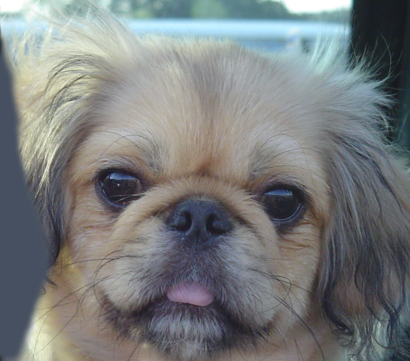
#> input picture data/1a_dog.bmp, 410 x 361 px, given in place of the camera
$ python sobelfiltertuto.py   (older library calls are emulated)
#> lines starting #> are read from the running program, lines starting #| are printed output that depends on the picture
# Python program to  Edge detection
# using OpenCV in Python
# using Sobel edge detection
# and laplacian method
import cv2
import numpy as np

# Capture livestream video content from camera 0
cap = cv2.VideoCapture(0)

while (1):

    # Take each frame
    _, frame = cap.read()
#> frame is the input picture: shape (361, 410, 3); mean B, G, R 125, 124.5, 121.2

    # Convert to HSV for simpler calculations
    hsv = cv2.cvtColor(frame, cv2.COLOR_BGR2HSV)
#> hsv: shape (361, 410, 3); mean H, S, V 74.4, 37.9, 132.4

    # Calcution of Sobelx
    sobelx = cv2.Sobel(frame, cv2.CV_64F, 1, 0, ksize=5)
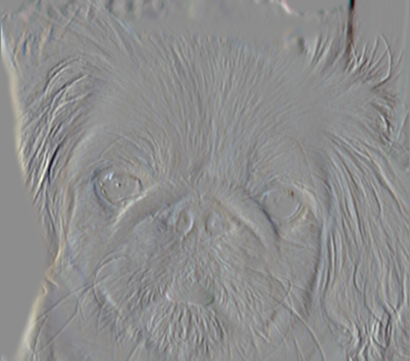
#> sobelx: shape (361, 410, 3) float64; mean B, G, R -10.1, -7.3, -7.7; drawn with min black and max white

    # Calculation of Sobely
    sobely = cv2.Sobel(frame, cv2.CV_64F, 0, 1, ksize=5)
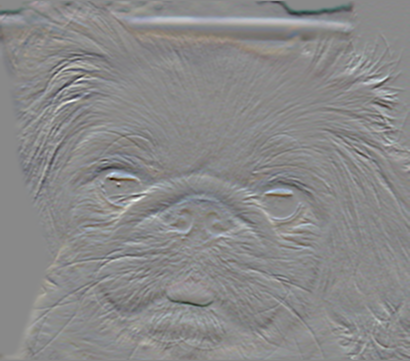
#> sobely: shape (361, 410, 3) float64; mean B, G, R -20.6, -19.2, -10.1; drawn with min black and max white

    # Calculation of Laplacian
    laplacian = cv2.Laplacian(frame, cv2.CV_64F)
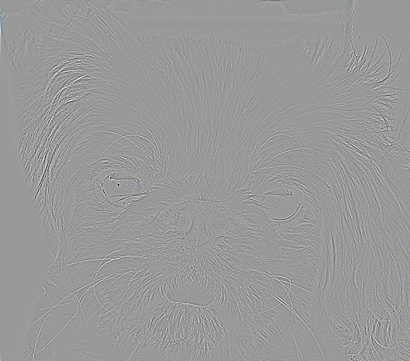
#> laplacian: shape (361, 410, 3) float64; mean B, G, R 0, 0, 0; drawn with min black and max white

    cv2.imshow('sobelx', sobelx)
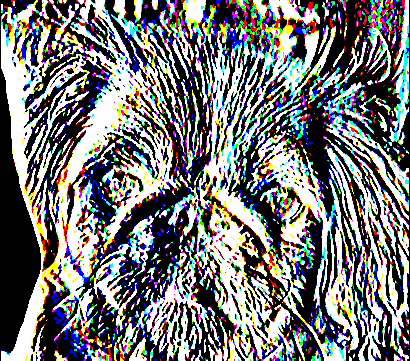
#> window 'sobelx': shape (361, 410, 3); mean B, G, R 119.9, 119.5, 117.8
    cv2.imshow('sobely', sobely)
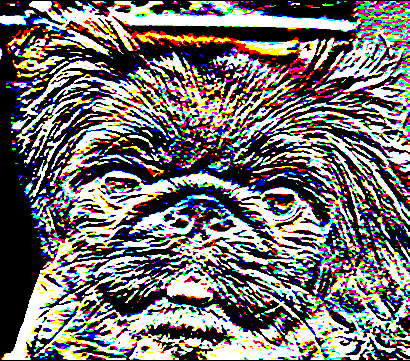
#> window 'sobely': shape (361, 410, 3); mean B, G, R 110.7, 111.6, 115.8
    cv2.imshow('laplacian', laplacian)
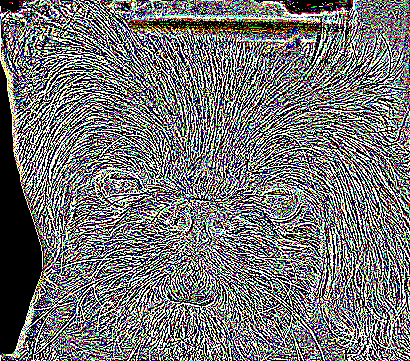
#> window 'laplacian': shape (361, 410, 3); mean B, G, R 115.3, 114.9, 115.4
    k = cv2.waitKey(1) & 0xFF
#> (key Esc is pressed here)
    if k == 27:
        break

$ run again, on data/1b_cat.bmp
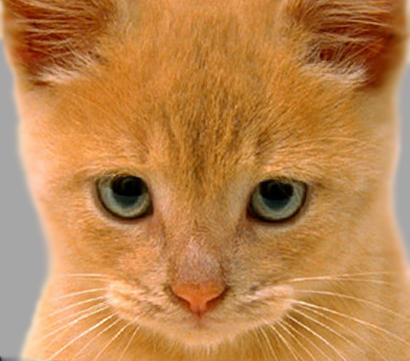
#> input picture data/1b_cat.bmp, 410 x 361 px, given in place of the camera
#> frame is the input picture: shape (361, 410, 3); mean B, G, R 77.1, 132.5, 188.3
#> hsv: shape (361, 410, 3); mean H, S, V 14.6, 152.9, 188.3
#> `cv2.imshow('sobely', sobely)`:
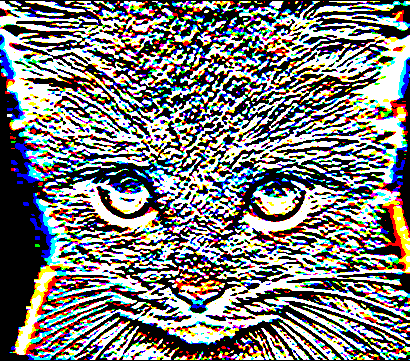
#> window 'sobely': shape (361, 410, 3); mean B, G, R 123.1, 124.3, 124.2
#> `cv2.imshow('laplacian', laplacian)`:
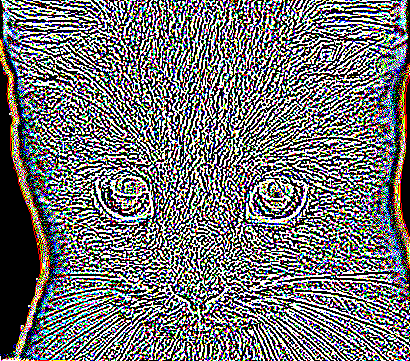
#> window 'laplacian': shape (361, 410, 3); mean B, G, R 115.5, 114.3, 114.3
